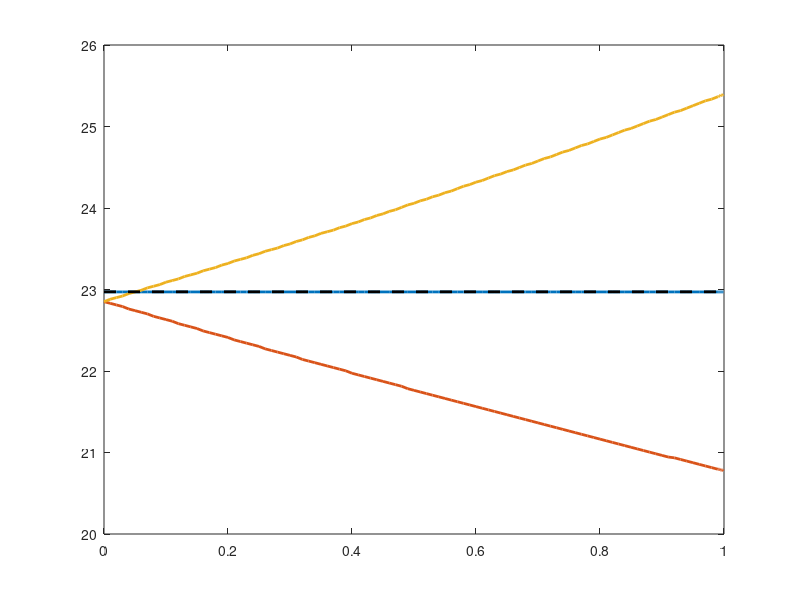

Write MATLAB code to recreate this figure. (Note: this script raises an error after producing the figure.)
% Code designed to demonstrate detection of universally stationary frame (USF)
function USF_detection_via_gravitational_acceleration()
%% initializations, constants and simple functions
% initialization
clear all
clc
close all

% constants
c   = 299792458;  % [m/s] speed of light
G   = 6.6744e-11; % [m^3/(kg s)] gravitational constant
Me  = 5.97219e24; % [kg] earth's mass
Ms  = 333000*Me;  % [kg] sun's mass
e_T = 0.5*c^2;    % [m^2/s^2] specific total energy
AU  = 152.03e9;   % [m] distance from sun to earth

% simple functions
r_s         = @(M) G*M/e_T;
gamma_inv_K = @(v) 1./sqrt(1-v.^2);
add_vel     = @(v1_in,v2_in) (v1_in+v2_in)/(1 + v1_in*v2_in);
r_2_gravObj = @(M,r) G*M/r^2;
gamma_inv_P = @(M,r) sqrt(1-r_s(M)./r);
gravimeter  = @(dtnear_dtfar,dr) (e_T/dr)*(1-(dtnear_dtfar)^2);
prop_dist   = @(M,r1,r2) (r2*gamma_inv_P(M,r2) + 0.5*r_s(M)*log(2*r2*(gamma_inv_P(M,r2)+1)-r_s(M))) ...
    - (r1*gamma_inv_P(M,r1) + 0.5*r_s(M)*log(2*r1*(gamma_inv_P(M,r1)+1)-r_s(M)));

%% experiement: travel two gravimeters (probes) towards center of massed object (MO)
% set conditions (in MO's frame)
M_MO        = 1e3*Ms; % [kg] mass of object at center of experiment
r_measure   = AU/2;   % [m] nearest clock distance from center of MO
probe_dv    = 0.1;    % [frac of c] speed of probes relative to MO
dr_orb_MO_0 = 1e3;    % [m] clocks distance apart when stationary in zero gravity

% initialize
gr_orbit_all  = [];
gr_probe1_all = [];
gr_probe2_all = [];

% loop through range of MO velocities
v_obj_all = [0:0.01:0.99 0.99:0.001:0.999]; % [frac of c] speed of MO (in USF)
for ivo = 1 : length(v_obj_all)
    % (in USF)
    v_obj          = v_obj_all(ivo);             % [frac of c] velocity of MO
    v_p1           = add_vel(v_obj,probe_dv);    % [frac of c] velocity of probe1
    v_p2           = add_vel(v_obj,-probe_dv);   % [frac of c] velocity of probe2
    drUSF_drp_obj  = gamma_inv_K(v_obj);         % [-] kinetic differential for MO
    drUSF_drp_p1   = gamma_inv_K(v_p1);          % [-] kinetic differential for probe1
    drUSF_drp_p2   = gamma_inv_K(v_p2);          % [-] kinetic differential for probe2
    drp_p1_drp_obj = drUSF_drp_obj/drUSF_drp_p1; % [-] kinetic differential WRT MO
    drp_p2_drp_obj = drUSF_drp_obj/drUSF_drp_p2; % [-] kinetic differential WRT MO

    % determine miscalibration effects on grivimeters (in MO frame)
    r2        = solve_for_r2(M_MO,r_measure,dr_orb_MO_0); 
    dr_orb_MO = (r2-r_measure);           % [m] clocks distance apart in gravity, no velocity
    dr_p1_MO  = dr_orb_MO*drp_p1_drp_obj; % [m] clocks distance apart in gravity with velocity
    dr_p2_MO  = dr_orb_MO*drp_p2_drp_obj; % [m] clocks distance apart in gravity with velocity
    
    % determine effects on gravimeter from orbit of MO (in  MO frame)
    r_f_orbit     = r_measure+dr_orb_MO;                      % [m] farthest clock distance to MO
    r_n_orbit     = r_measure;                                % [m] nearest clock distance to MO
    dtn_dtf_orbit = frames_dtn_dtf(M_MO,r_f_orbit,r_n_orbit); % [-] clock differential
    g_m_orbit     = gravimeter(dtn_dtf_orbit,dr_orb_MO);      % [m/s^2] measured g
    
    % determine effects on gravimeter from probe 1 (in  MO frame)
    r_f_probe1     = r_measure+dr_p1_MO;                         % [m] farthest clock distance to MO
    r_n_probe1     = r_measure;                                  % [m] nearest clock distance to MO
    dtn_dtf_probe1 = frames_dtn_dtf(M_MO,r_f_probe1,r_n_probe1); % [-] clock differential
    g_m_probe1     = gravimeter(dtn_dtf_probe1,dr_orb_MO);       % [m/s^2] measured g
    
    % determine effects on gravimeter from probe 2 (in  MO frame)
    r_f_probe2     = r_measure+dr_p2_MO;                         % [m] farthest clock distance to MO
    r_n_probe2     = r_measure;                                  % [m] nearest clock distance to MO
    dtn_dtf_probe2 = frames_dtn_dtf(M_MO,r_f_probe2,r_n_probe2); % [-] clock differential
    g_m_probe2     = gravimeter(dtn_dtf_probe2,dr_orb_MO);       % [m/s^2] measured g
    
    % store results
    gr_orbit_all  = [gr_orbit_all g_m_orbit];
    gr_probe1_all = [gr_probe1_all g_m_probe1];
    gr_probe2_all = [gr_probe2_all g_m_probe2];
end

% plot results
fig = figure(1);
hold off
plot(v_obj_all, gr_orbit_all,'LineWidth',2);
hold on
plot(v_obj_all, gr_probe1_all,'LineWidth',2);
plot(v_obj_all, gr_probe2_all,'LineWidth',2);
plot([v_obj_all(1) v_obj_all(end)], [r_2_gravObj(M_MO,r_measure) r_2_gravObj(M_MO,r_measure)],'k--','LineWidth',2)

% clean up plot
legend('Orbital Gravitmeter','USF Faster Gravimeter','USF Slower Gravimeter','Truth Gravity','FontSize',16,'location','NW');
xlabel({'Dimensional Velocity of Massed Object [fraction of c]','With Respect to USF'},'FontSize',16);
ylabel('Measured $g(r)~\left[\frac{m}{s^2}\right]$','FontSize',16,'Interpreter','latex');
grid on
xticks([0:.1:1]);
a = get(gca,'XTickLabel');
set(gca,'XTickLabel',a,'fontsize',16)
annotation(fig, 'textbox', [.13 .10 .8 .2], 'String'...
    ,sprintf('Mass of massed object: %d [Solar Masses]',M_MO/Ms)...
    ,'EdgeColor','none','FontSize',14);
annotation(fig, 'textbox', [.13 .07 .8 .2], 'String'...
    ,sprintf('Gravimeter clocks original distance apart: %d [km]',dr_orb_MO_0/1e3)...
    ,'EdgeColor','none','FontSize',14);
annotation(fig, 'textbox', [.13 .04 .8 .2], 'String'...
    ,sprintf('Measurement distance from center of mass: %0.1f [AU]',r_measure/AU)...
    ,'EdgeColor','none','FontSize',14);
annotation(fig, 'textbox', [.13 .01 .8 .2], 'String'...
    ,sprintf('Speed of probes relative to massed object: %0.1f [fraction of c]',probe_dv)...
    ,'EdgeColor','none','FontSize',14);

%% supporting function
    function dtn_dtf = frames_dtn_dtf(M,r_f,r_n)
        % (in MO frame)
        dt_f      = gamma_inv_P(M,r_f);    % time dilation of clock farthest from MO
        dt_n      = gamma_inv_P(M,r_n);    % time dilation of clock nearest to MO
        dtn_dtf   = dt_n/(dt_f);    % relative time differential between closest and farthest clock
    end
    
    function r2 = solve_for_r2(M,r1,dr)
        % initial guess
        r2_upper = r1 + 2*dr;
        r2_lower = r1;
        r2 = (r2_lower + r2_upper)/2;
        dr_guess = prop_dist(M,r1,r2);
        error = dr_guess - dr;
        while (1e-9 < abs(error) || dr/(2^25) > abs(r2_upper-r2_lower))
            if 0 < error
                r2_upper = r2;
            else
                r2_lower = r2;
            end
            r2 = (r2_lower + r2_upper)/2;
            dr_guess = prop_dist(M,r1,r2);
            error = dr_guess - dr;
        end
    end
end